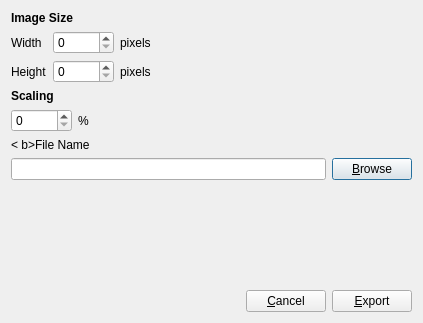
<?xml version="1.0" encoding="UTF-8"?>
<ui version="4.0">
 <class>ExportBitmapWidget</class>
 <widget class="QDialog" name="ExportBitmapWidget">
  <property name="geometry">
   <rect>
    <x>0</x>
    <y>0</y>
    <width>423</width>
    <height>323</height>
   </rect>
  </property>
  <property name="windowTitle">
   <string>Export as Bitmap</string>
  </property>
  <layout class="QVBoxLayout" name="verticalLayout_4">
   <item>
    <layout class="QVBoxLayout" name="verticalLayout">
     <item>
      <widget class="QLabel" name="label_3">
       <property name="text">
        <string>&lt;b&gt;Image Size&lt;/b&gt;</string>
       </property>
      </widget>
     </item>
     <item>
      <layout class="QGridLayout" name="gridLayout">
       <item row="1" column="0">
        <widget class="QLabel" name="label">
         <property name="text">
          <string>Width</string>
         </property>
         <property name="buddy">
          <cstring>widthSpinner</cstring>
         </property>
        </widget>
       </item>
       <item row="1" column="1">
        <widget class="QSpinBox" name="widthSpinner">
         <property name="maximum">
          <number>10000</number>
         </property>
        </widget>
       </item>
       <item row="4" column="0">
        <widget class="QLabel" name="label_2">
         <property name="text">
          <string>Height</string>
         </property>
         <property name="buddy">
          <cstring>heightSpinner</cstring>
         </property>
        </widget>
       </item>
       <item row="4" column="1">
        <widget class="QSpinBox" name="heightSpinner">
         <property name="maximum">
          <number>10000</number>
         </property>
        </widget>
       </item>
       <item row="4" column="2">
        <widget class="QLabel" name="label_4">
         <property name="text">
          <string>pixels</string>
         </property>
        </widget>
       </item>
       <item row="1" column="2">
        <widget class="QLabel" name="label_6">
         <property name="text">
          <string>pixels</string>
         </property>
        </widget>
       </item>
       <item row="1" column="3">
        <spacer name="horizontalSpacer_3">
         <property name="orientation">
          <enum>Qt::Horizontal</enum>
         </property>
         <property name="sizeHint" stdset="0">
          <size>
           <width>40</width>
           <height>20</height>
          </size>
         </property>
        </spacer>
       </item>
       <item row="4" column="3">
        <spacer name="horizontalSpacer_4">
         <property name="orientation">
          <enum>Qt::Horizontal</enum>
         </property>
         <property name="sizeHint" stdset="0">
          <size>
           <width>40</width>
           <height>20</height>
          </size>
         </property>
        </spacer>
       </item>
      </layout>
     </item>
    </layout>
   </item>
   <item>
    <layout class="QVBoxLayout" name="verticalLayout_2">
     <item>
      <widget class="QLabel" name="label_7">
       <property name="text">
        <string>&lt;!DOCTYPE HTML PUBLIC &quot;-//W3C//DTD HTML 4.0//EN&quot; &quot;http://www.w3.org/TR/REC-html40/strict.dtd&quot;&gt;
&lt;html&gt;&lt;head&gt;&lt;meta name=&quot;qrichtext&quot; content=&quot;1&quot; /&gt;&lt;style type=&quot;text/css&quot;&gt;
p, li { white-space: pre-wrap; }
&lt;/style&gt;&lt;/head&gt;&lt;body style=&quot; font-family:'Sans Serif'; font-size:9pt; font-weight:400; font-style:normal;&quot;&gt;
&lt;p style=&quot; margin-top:0px; margin-bottom:0px; margin-left:0px; margin-right:0px; -qt-block-indent:0; text-indent:0px;&quot;&gt;&lt;span style=&quot; font-weight:600;&quot;&gt;Scaling&lt;/span&gt;&lt;/p&gt;&lt;/body&gt;&lt;/html&gt;</string>
       </property>
      </widget>
     </item>
     <item>
      <layout class="QHBoxLayout" name="horizontalLayout">
       <item>
        <widget class="QSpinBox" name="scalingSpinner">
         <property name="maximum">
          <number>10000</number>
         </property>
        </widget>
       </item>
       <item>
        <widget class="QLabel" name="label_8">
         <property name="text">
          <string>%</string>
         </property>
         <property name="buddy">
          <cstring>scalingSpinner</cstring>
         </property>
        </widget>
       </item>
       <item>
        <spacer name="horizontalSpacer">
         <property name="orientation">
          <enum>Qt::Horizontal</enum>
         </property>
         <property name="sizeHint" stdset="0">
          <size>
           <width>40</width>
           <height>20</height>
          </size>
         </property>
        </spacer>
       </item>
      </layout>
     </item>
    </layout>
   </item>
   <item>
    <layout class="QVBoxLayout" name="verticalLayout_3">
     <item>
      <widget class="QLabel" name="label_5">
       <property name="text">
        <string>&lt; b&gt;File Name&lt;/b&gt;</string>
       </property>
      </widget>
     </item>
     <item>
      <layout class="QHBoxLayout" name="horizontalLayout_2">
       <item>
        <widget class="QLineEdit" name="fileNameEdit"/>
       </item>
       <item>
        <widget class="QPushButton" name="browseButton">
         <property name="text">
          <string>&amp;Browse</string>
         </property>
        </widget>
       </item>
      </layout>
     </item>
    </layout>
   </item>
   <item>
    <spacer name="verticalSpacer">
     <property name="orientation">
      <enum>Qt::Vertical</enum>
     </property>
     <property name="sizeHint" stdset="0">
      <size>
       <width>20</width>
       <height>20</height>
      </size>
     </property>
    </spacer>
   </item>
   <item>
    <layout class="QHBoxLayout" name="horizontalLayout_3">
     <item>
      <spacer name="horizontalSpacer_2">
       <property name="orientation">
        <enum>Qt::Horizontal</enum>
       </property>
       <property name="sizeHint" stdset="0">
        <size>
         <width>40</width>
         <height>20</height>
        </size>
       </property>
      </spacer>
     </item>
     <item>
      <widget class="QPushButton" name="cancelButton">
       <property name="text">
        <string>&amp;Cancel</string>
       </property>
      </widget>
     </item>
     <item>
      <widget class="QPushButton" name="exportButton">
       <property name="text">
        <string>&amp;Export</string>
       </property>
      </widget>
     </item>
    </layout>
   </item>
  </layout>
 </widget>
 <tabstops>
  <tabstop>widthSpinner</tabstop>
  <tabstop>heightSpinner</tabstop>
  <tabstop>scalingSpinner</tabstop>
  <tabstop>fileNameEdit</tabstop>
  <tabstop>browseButton</tabstop>
 </tabstops>
 <resources/>
 <connections/>
</ui>
